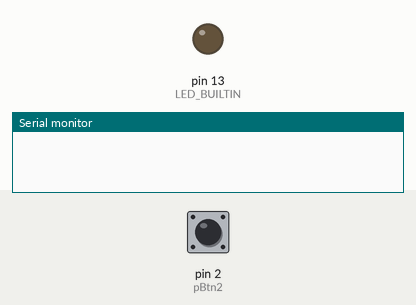
This sketch was run on a simulated Arduino Uno, built with avr-gcc and run on an emulated ATmega328P. Shown: output pins drawn as LEDs (lit = HIGH), the last lines printed to the serial monitor. The test bench sets the inputs (shaded band); at power-on: pin 2 (pBtn2) HIGH. The modem accepts every AT command (registered, SIM ready, sends succeed) and sends nothing else.

Above: at 1.2 s.
1.3 s: pin 2 (pBtn2) pulled LOW for 1 s
At 2.2 s:
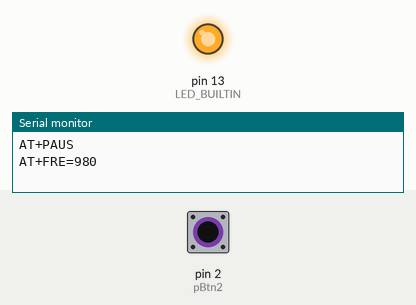
3.8 s: pin 2 (pBtn2) pulled LOW for 3.2 s
At 7.8 s:
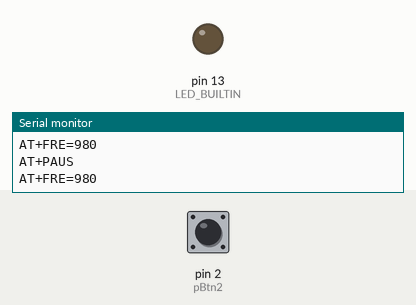
Timing chart, 0 to 9.3 s (numbered marks = the images above; inputs shaded):
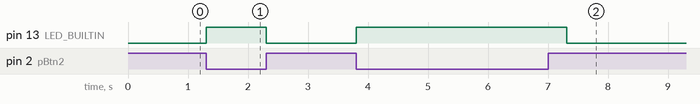

Measured:
- after the input at 1.3 s, pin 13 (LED_BUILTIN): LOW → HIGH at once, → LOW 1.0 s later
- after the input at 3.8 s, pin 13 (LED_BUILTIN): LOW → HIGH at once, → LOW 3.5 s later

The sketch:

copy_of_uno_serial_uno2.ino
```cpp
// C++ code
//
#include <SoftwareSerial.h>
#define pBtn2 2

SoftwareSerial serialTX(5,6);  // RX=5, TX=6
void setup()
{
  pinMode(pBtn2, INPUT_PULLUP);
  pinMode(LED_BUILTIN, OUTPUT);

  Serial.begin(9600);
  serialTX.begin(300);
}

void loop()
{
  // Зажигаем лампочку на полсекунды, когда кнопка нажата
  if (!digitalRead(2))
  {
    digitalWrite(LED_BUILTIN,1);
    delay(500);
    digitalWrite(LED_BUILTIN,0);
    // Отправляем AT-команды на свой RealUART
    Serial.println("AT+PAUS");    // "поставить на паузу"
    Serial.println("AT+FRE=980"); // "включить Вести FM на частоте 98МГц"
    // Отправляем AT-команды на VirtUART
    serialTX.println("AT+PAUS");    // "поставить на паузу"
    serialTX.println("AT+FRE=980"); // "включить Вести FM на частоте 98МГц"
  }

  /*
  Serial.println  ("Time="+String(millis())+' '+
                 "Status="+String(!digitalRead(2)));
  serialTX.println("Time="+String(millis())+' '+
                 "Status="+String(!digitalRead(8)));
  */
  //delay(10);
}
```
